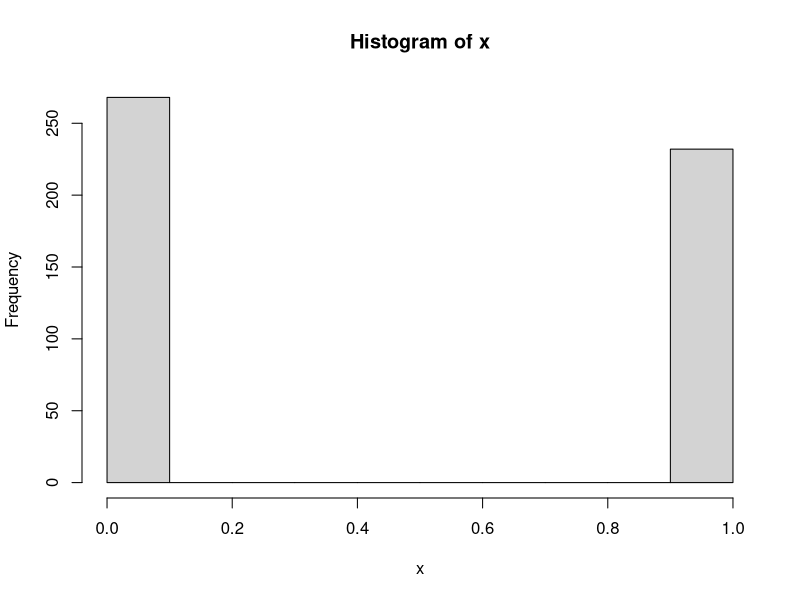
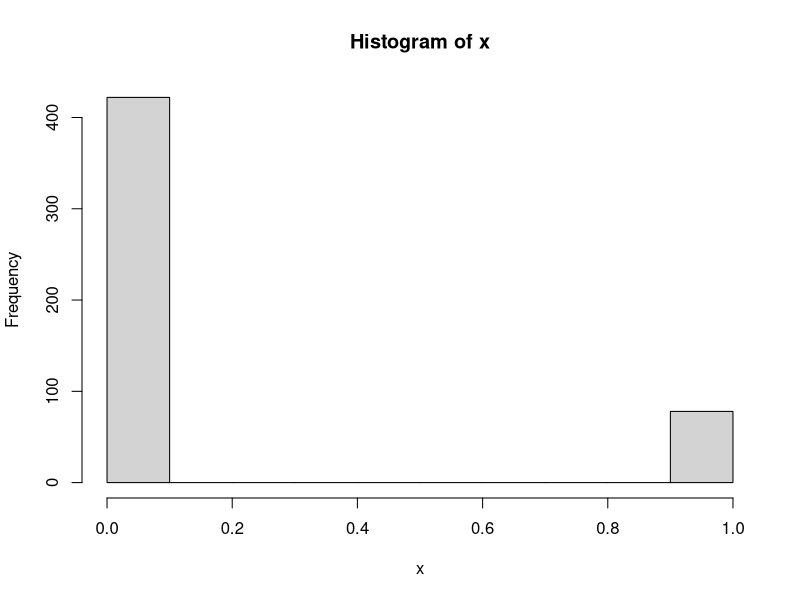
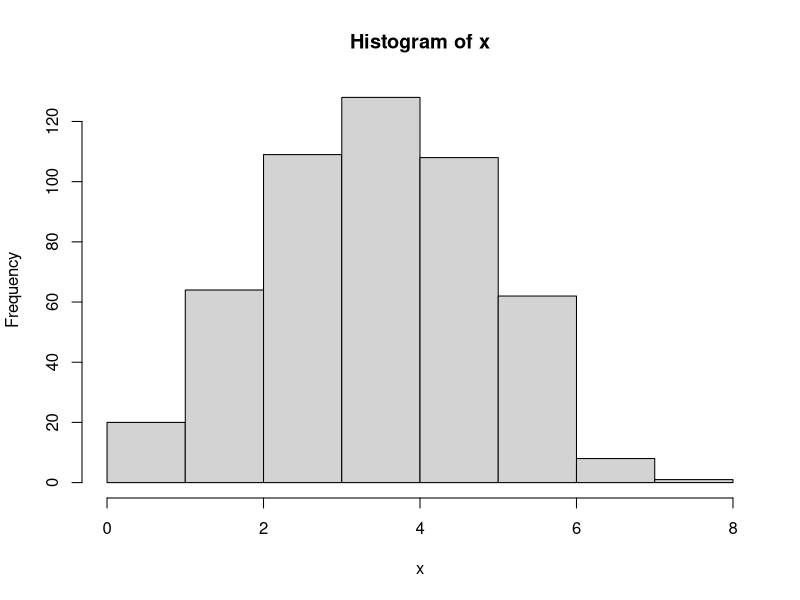
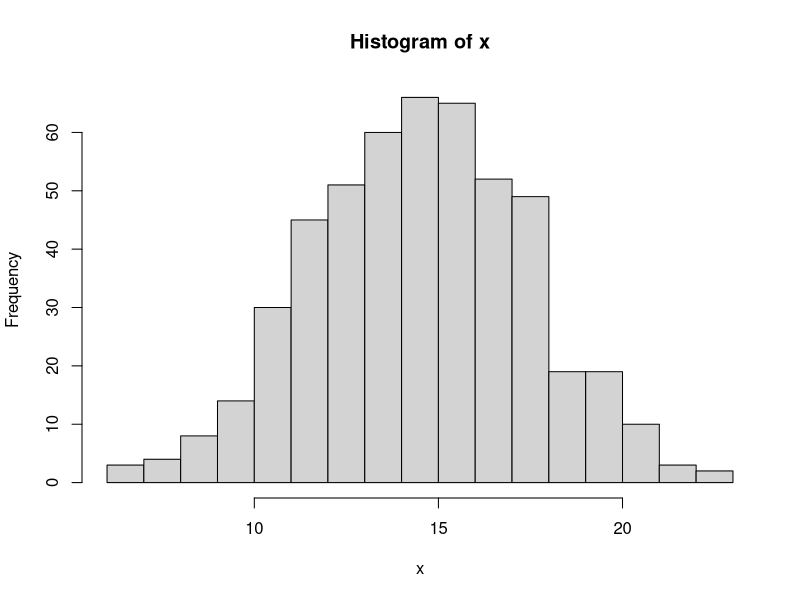
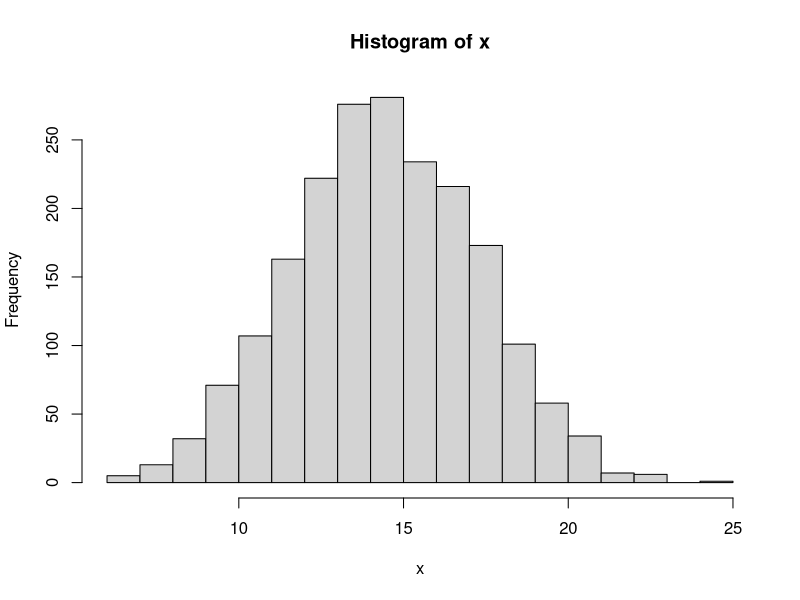
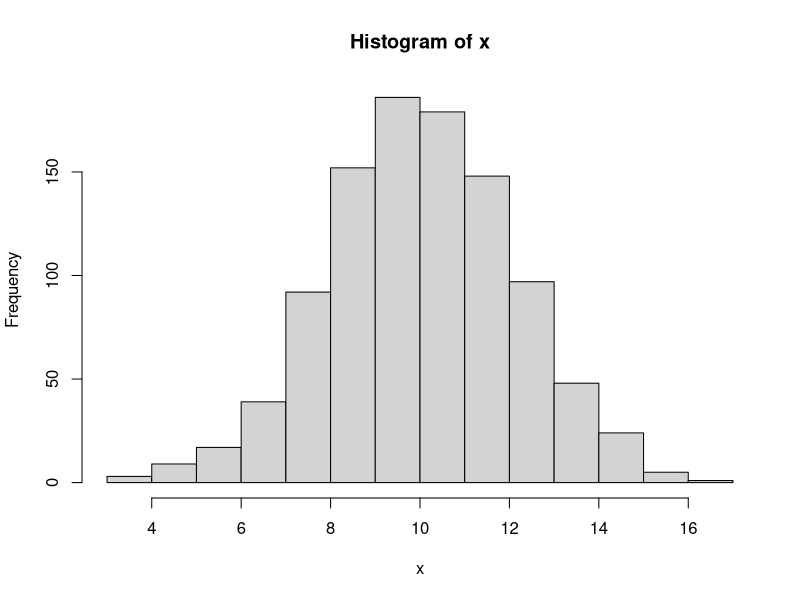
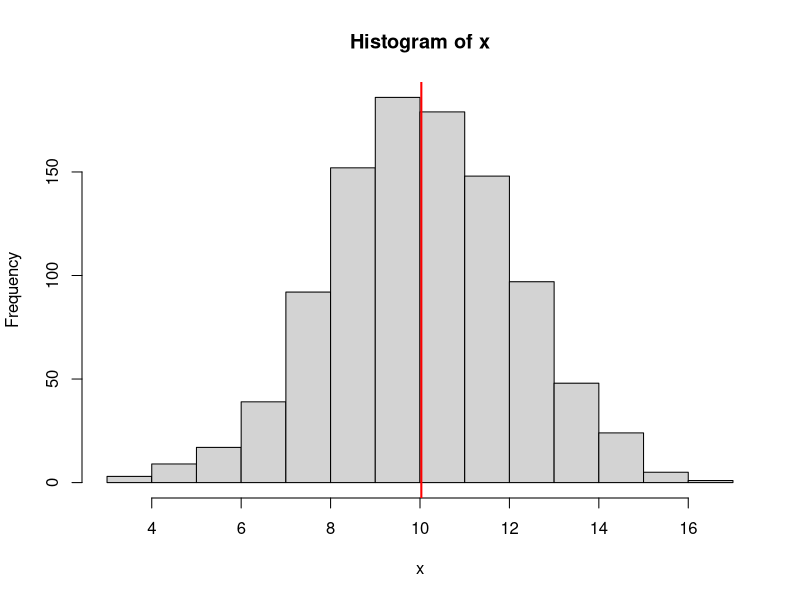
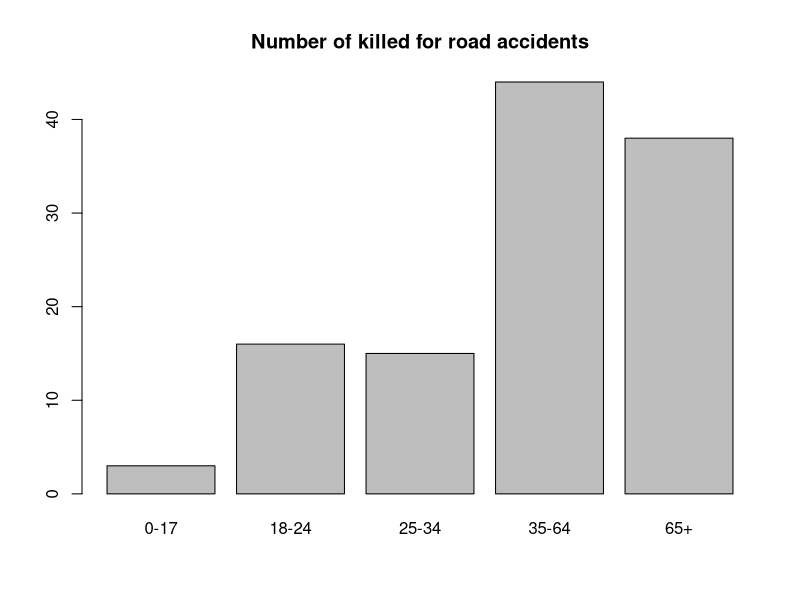

Here is the R script that generated these plots, in order: (Note: this script raises an error after producing the figures.)
# lab code for normal and binomial distribution


# randomness ----
# simulate 
sample(1:6, size = 2, replace = T)

sample(1:3, size = 3, replace = F)
sample(1:3, size = 3, replace = T) # replacement is allowed


# if set seed, the result is the same
# you need to run the line set.seed(yourseed) right before
set.seed(1)
sample(1:6, size = 2, replace = T)



# binomial distribution -----

# for this simulation, we do not need to set seed
# because the reproducibility is not too important for the demo

x <- rbinom(n = 500, size = 1, prob = 0.5)
hist(x)

# test different prob
x <- rbinom(n = 500, size = 1, prob = 0.15)
hist(x)

# test out different size
x <- rbinom(n = 500, size = 8, prob = 0.5)
hist(x)


# increase n and p (size and prob)
x <- rbinom(n = 500, size = 30, prob = 0.5)
hist(x, breaks = 20)

# more data points
x <- rbinom(n = 2000, size = 30, prob = 0.5)
hist(x, breaks = 20)





# normal distribution -----

# two parameters: mean and sd
x <- rnorm(1000, mean = 0, sd = 1)

x <- rnorm(1000, mean = 10, sd = 2)

# visualize
hist(x)


# check the summary
summary(x)

# mean
mean(x)

# variance and sd
var(x)
sd(x)

# (sd(x))^2 # these two are equivalent

# can plot the mean on the histogram to indicate the center
hist(x)

# v means verticle line, lwd means line width
abline(v = mean(x), col = 'red', lwd = 2)



# quantiles and probability
p1 <- pnorm(1.96, mean = 0, sd = 1)
p2 <- pnorm(-1.96, mean = 0, sd = 1)

1-p1 # equal to p2



# bar plot ----
# make bar plot given counts

dd <- data.frame(prob = c(0.03, 0.14, 0.13, 0.38, 0.33),
                 n = c(3,16,15,44,38))
rownames(dd) <- c('0-17', '18-24', '25-34', '35-64', '65+')


# bar plot for counts
barplot(dd$n, names.arg = rownames(dd),
        main = 'Number of killed for road accidents')


# bar plot for probability
barplot(dd$prob, names.arg = rownames(dd),
        main = 'Proportion for killed road accidents')




# normal distribution: birth -----

# load birth data first
# if you forgot, check notes from day 2 (descriptive stat)
birth

# we use the variable bwt

birth_weight <- birth$bwt
hist(birth_weight)

# find the probability above 4000
# solution 1: from empirical data
# first find how many are above 400 (counting)
birth_weight>4000

# we see 9 TRUE
# which finds the indices
# length counts the number of elements
which(birth_weight >4000)
length(which(birth_weight >4000)==T)

# alternatively, since R codes T as 1 and F as 0
# we can use sum() command
sum(birth_weight>4000)


# probability 
9/189

# similarly, we can find weight between 2800 and 3000 (including)
which(birth_weight <= 3000 & birth_weight >= 2800)
length(which(birth_weight <= 3000 & birth_weight >= 2800))

# probability
20/189



# solution 2
# use normal approximation 
# first get the parameters mean and sd (or sqrt variance)
m <- mean(birth_weight)
s <- sd(birth_weight)
# s <- sqrt(var(birth_weight))

# probability of birthweight above 4000

# if you want 
pnorm(4000, mean = m, sd =s, lower.tail = F)


# you can also use the standard normal dist
# whose mean and sd (var) are 0 and 1
# can be translated as a second variable Y above 1.45 
# see lecture notes for why this is the case!
pnorm(1.45, lower.tail = F)




# binomial vs normal ----
# the approximation is N(np, npq) if n is large, p close to 0.5
# note: the small n (first argument) is how many random samples you want
# it is different from the 'size' argument in binomial distribution


N <- 50
P <- 0.5

# binom(50, 0.5)
x_binom <- rbinom(n = 1000, size = N, prob = P)
hist(x_binom)

# normal
x_norm <- rnorm(n = 1000, mean = N*P, sd = sqrt(50*0.5*(1-0.5)))
hist(x_norm)


# take summary statistics 
summary(x_binom)
summary(x_norm)



